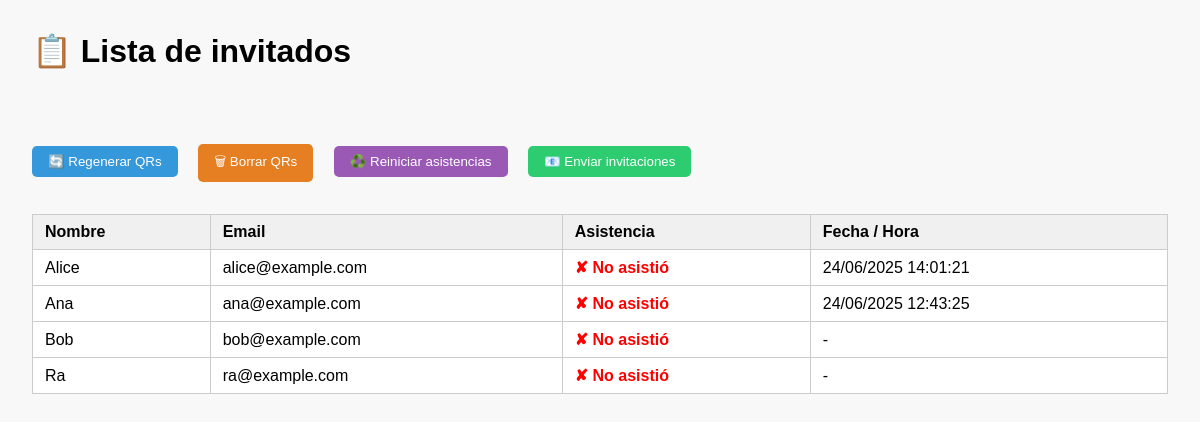
Before: / with the older database file.
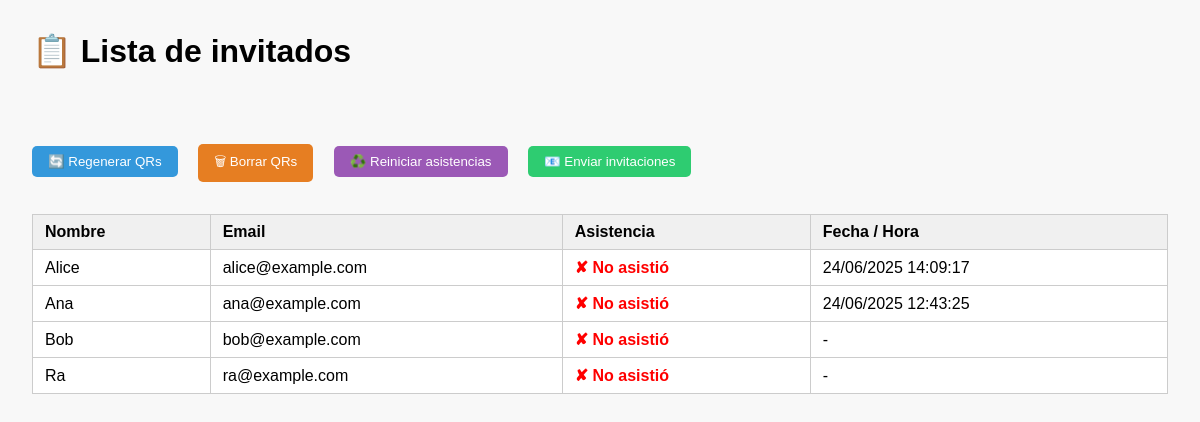
After: the same page with the newer database file.
### main.py (models this page shows)
class Invitado(Base):
    __tablename__ = "invitados"
    id = Column(String, primary_key=True, index=True)
    nombre = Column(String, nullable=False)
    email = Column(String, nullable=True, unique=True)
    ha_asistido = Column(Boolean, default=False)
    fecha_hora = Column(DateTime, nullable=True)  # agregar esta línea

### main.py (the view)
@app.get("/", response_class=HTMLResponse)
def home(request: Request, msg: str = None):
    db = SessionLocal()
    invitados = db.query(Invitado).order_by(Invitado.nombre).all()
    db.close()
    return templates.TemplateResponse("inicio.html", {"request": request, "invitados": invitados, "msg": msg})

### templates/inicio.html (shortened to what this page needs)
<!DOCTYPE html>
<html lang="es">
<head>
</head>
<body>
    <h1>📋 Lista de invitados</h1>
    <div class="acciones">
        <form method="post" action="/regenerar" style="display:inline;">
            <button type="submit" class="regenerar">🔄 Regenerar QRs</button>
        </form>
        <form method="post" action="/limpiar" style="display:inline;">
            <button type="submit" class="limpiar">🗑 Borrar QRs</button>
        </form>
        <form method="post" action="/reset-asistencias" style="display:inline;">
            <button type="submit" class="reiniciar">♻️ Reiniciar asistencias</button>
        </form>
        <form method="post" action="/enviar-emails" style="display:inline;">
            <button type="submit" class="emails">📧 Enviar invitaciones</button>
        </form>
    </div>
    <table>
        <thead>
            <tr>
                <th>Nombre</th>
                <th>Email</th>
                <th>Asistencia</th>
                <th>Fecha / Hora</th>
            </tr>
        </thead>
        <tbody>
            {% for invitado in invitados %}
            <tr>
                <td>{{ invitado.nombre }}</td>
                <td>{{ invitado.email or '-' }}</td>
                <td>
                    {% if invitado.ha_asistido %}
                        <span class="asistio">✔ Asistió</span>
                    {% else %}
                        <span class="no-asistio">✘ No asistió</span>
                    {% endif %}
                </td>
                <td>
                    {% if invitado.fecha_hora %}
                        {{ invitado.fecha_hora.strftime("%d/%m/%Y %H:%M:%S") }}
                    {% else %}
                        -
                    {% endif %}
                </td>
            </tr>
            {% endfor %}
        </tbody>
    </table>
</body>
</html>

### templates/inicio.html (style rules this page uses)
body { font-family: sans-serif; margin: 2rem; background-color: #f8f8f8; }
h1 { margin-bottom: 1rem; }
.acciones { margin-bottom: 2rem; }
button { padding: 0.5rem 1rem; margin-right: 1rem; border: none; border-radius: 5px; cursor: pointer; }
.regenerar { background-color: #3498db; color: white; }
.limpiar { background-color: #e67e22; color: white; }
.reiniciar { background-color: #9b59b6; color: white; }
.emails { background-color: #2ecc71; color: white; }
table { border-collapse: collapse; width: 100%; background: white; }
th, td { border: 1px solid #ccc; padding: 8px 12px; text-align: left; }
th { background-color: #f0f0f0; }
.no-asistio { color: red; font-weight: bold; }

Changed rows visible on the page:
changed Invitado "Alice": fecha_hora "24/06/2025 14:01:21" → "24/06/2025 14:09:17"
